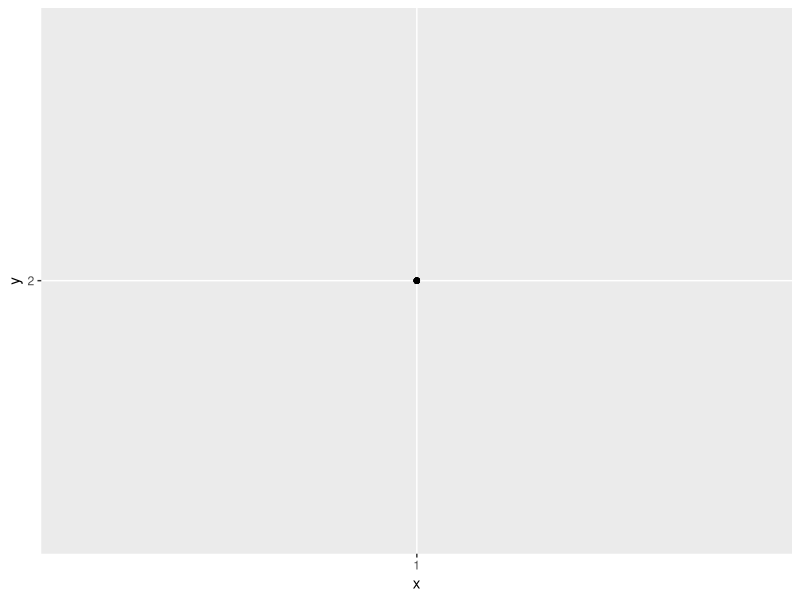

The R source for this figure:
library(tidyverse)
annoying <- tibble(
  `1` = 1:10,
  `2` = `1` * 2 + rnorm(length(`1`))
)
ggplot(data = annoying) + 
  geom_point(mapping = aes(x= '1', y='2'))
annoying$'3' <- annoying$'2' / annoying$'1'
names(annoying)[1:3] <- c("one", "two", "three")
